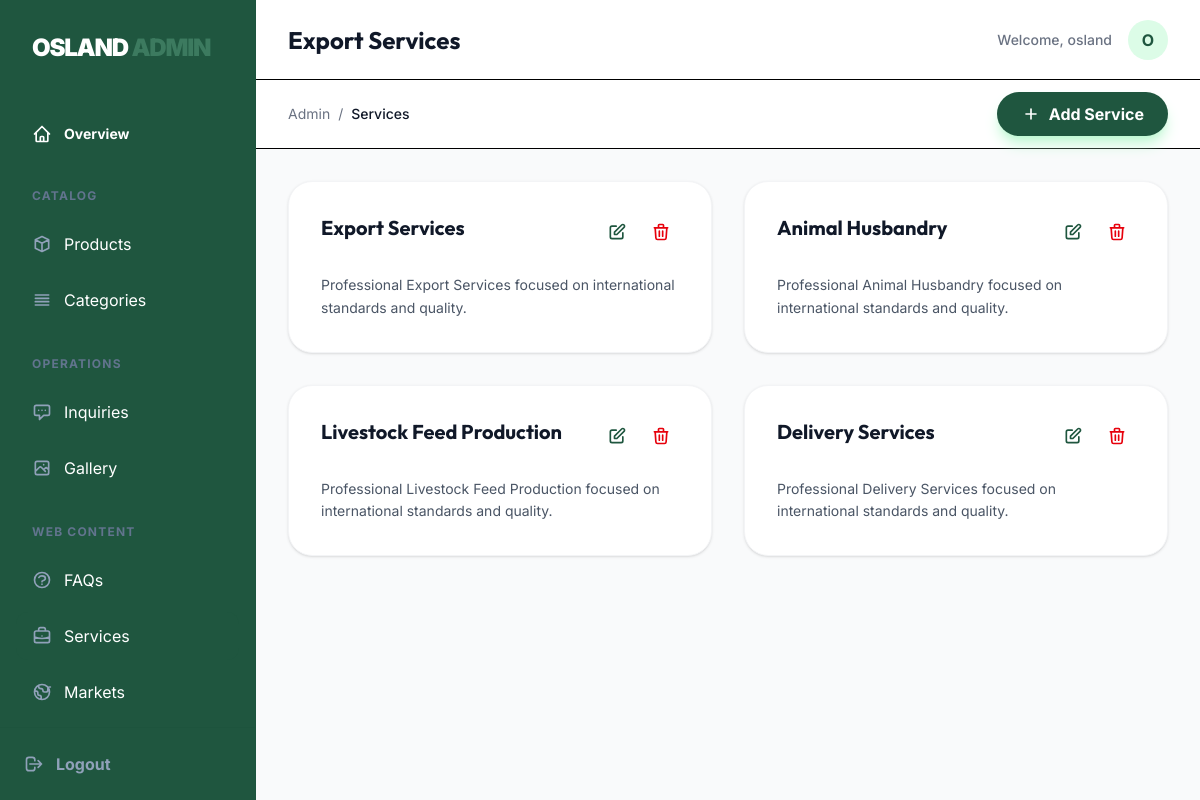
The page /dashboard/services/ (signed in) on the database its author committed.
### core/models.py (models this page shows, shortened)
class ExportService(models.Model):
    title = models.CharField(max_length=255)
    description = models.TextField()

### dashboard/views.py (the view)
# urls.py: path('services/', views.ExportServiceListView.as_view(), name='service_list'),
class ExportServiceListView(LoginRequiredMixin, ListView):
    model = ExportService
    template_name = 'dashboard/content/service_list.html'
    context_object_name = 'services'

### core/context_processors.py (called while the page is built)
def site_settings(request):
    try:
        settings = SiteSettings.objects.first()
    except SiteSettings.DoesNotExist:
        settings = None
    return {'site_settings': settings}

### dashboard/templates/dashboard/content/service_list.html
{% extends 'dashboard/base_dashboard.html' %}
{% block header_title %}Export Services{% endblock %}
{% block breadcrumb %}Services{% endblock %}
{% block actions %}
<a href="{% url 'dashboard:service_add' %}" class="bg-forest-green-600 text-white px-6 py-2.5 rounded-full font-bold hover:bg-forest-green-700 transition shadow-lg shadow-forest-green-200 flex items-center space-x-2">
    <svg class="w-5 h-5" fill="none" stroke="currentColor" viewBox="0 0 24 24"><path stroke-linecap="round" stroke-linejoin="round" stroke-width="2" d="M12 6v6m0 0v6m0-6h6m-6 0H6"></path></svg>
    <span>Add Service</span>
</a>
{% endblock %}
{% block content %}
<div class="grid grid-cols-1 md:grid-cols-2 gap-8">
    {% for service in services %}
    <div class="bg-white rounded-3xl border border-gray-100 shadow-sm p-8 hover:shadow-md transition-all">
        <div class="flex items-start justify-between gap-6 mb-6">
            <h3 class="text-xl font-bold text-gray-900">{{ service.title }}</h3>
            <div class="flex items-center space-x-2">
                <a href="{% url 'dashboard:service_edit' service.pk %}" class="p-2 text-forest-green-600 hover:bg-forest-green-50 rounded-lg transition">
                    <svg class="w-5 h-5" fill="none" stroke="currentColor" viewBox="0 0 24 24"><path stroke-linecap="round" stroke-linejoin="round" stroke-width="2" d="M11 5H6a2 2 0 00-2 2v11a2 2 0 002 2h11a2 2 0 002-2v-5m-1.414-9.414a2 2 0 112.828 2.828L11.828 15H9v-2.828l8.586-8.586z"></path></svg>
                </a>
                <a href="{% url 'dashboard:service_delete' service.pk %}" class="p-2 text-red-600 hover:bg-red-50 rounded-lg transition">
                    <svg class="w-5 h-5" fill="none" stroke="currentColor" viewBox="0 0 24 24"><path stroke-linecap="round" stroke-linejoin="round" stroke-width="2" d="M19 7l-.867 12.142A2 2 0 0116.138 21H7.862a2 2 0 01-1.995-1.858L5 7m5 4v6m4-6v6m1-10V4a1 1 0 00-1-1h-4a1 1 0 00-1 1v3M4 7h16"></path></svg>
                </a>
            </div>
        </div>
        <p class="text-gray-600 text-sm leading-relaxed line-clamp-3">{{ service.description }}</p>
    </div>
    {% empty %}
    <div class="col-span-full bg-white rounded-3xl border border-dashed border-gray-200 py-20 text-center">
        <p class="text-gray-400 font-medium">No services found.</p>
    </div>
    {% endfor %}
</div>
{% endblock %}

### dashboard/templates/dashboard/base_dashboard.html (shortened to what this page needs)
{% load static tailwind_tags %}
<!DOCTYPE html>
<html lang="en">
<head>
    {% tailwind_css %}
    <link rel="stylesheet" href="{% static 'css/main.css' %}">
</head>
<body class="bg-gray-50 flex h-screen overflow-hidden relative">
    <aside id="dashboardSidebar" class="fixed inset-y-0 left-0 w-64 bg-slate-900 text-white flex flex-col flex-shrink-0 border-r border-slate-800 z-50 transform -translate-x-full lg:translate-x-0 lg:static transition-transform duration-300 ease-in-out">
        <div class="p-8">
            <a href="{% url 'core:home' %}" class="text-2xl font-black tracking-tighter uppercase">
                OSLAND <span class="text-forest-green-500">ADMIN</span>
            </a>
        </div>
        <nav class="flex-grow px-4 space-y-2 py-4 overflow-y-auto">
            <a href="{% url 'dashboard:overview' %}" class="flex items-center space-x-3 px-4 py-3 rounded-xl hover:bg-slate-800 transition ">
                <svg class="w-5 h-5" fill="none" stroke="currentColor" viewBox="0 0 24 24"><path stroke-linecap="round" stroke-linejoin="round" stroke-width="2" d="M3 12l2-2m0 0l7-7 7 7M5 10v10a1 1 0 001 1h3m10-11l2 2m-2-2v10a1 1 0 01-1 1h-3m-6 0a1 1 0 001-1v-4a1 1 0 011-1h2a1 1 0 011 1v4a1 1 0 001 1m-6 0h6"></path></svg>
                <span class="text-sm font-bold">Overview</span>
            </a>
            <div class="text-xs font-bold text-slate-500 uppercase tracking-widest px-4 pt-6 pb-2">Catalog</div>
            <a href="{% url 'dashboard:product_list' %}" class="flex items-center space-x-3 px-4 py-3 rounded-xl hover:bg-slate-800 transition {% if 'products' in request.path %}bg-forest-green-600{% endif %}">
                <svg class="w-5 h-5 text-slate-400" fill="none" stroke="currentColor" viewBox="0 0 24 24"><path stroke-linecap="round" stroke-linejoin="round" stroke-width="2" d="M20 7l-8-4-8 4m16 0l-8 4m8-4v10l-8 4m0-10L4 7m8 4v10M4 7v10l8 4"></path></svg>
                <span>Products</span>
            </a>
            <a href="{% url 'dashboard:category_list' %}" class="flex items-center space-x-3 px-4 py-3 rounded-xl hover:bg-slate-800 transition {% if 'categories' in request.path %}bg-forest-green-600{% endif %}">
                <svg class="w-5 h-5 text-slate-400" fill="none" stroke="currentColor" viewBox="0 0 24 24"><path stroke-linecap="round" stroke-linejoin="round" stroke-width="2" d="M4 6h16M4 10h16M4 14h16M4 18h16"></path></svg>
                <span>Categories</span>
            </a>
            <div class="text-xs font-bold text-slate-500 uppercase tracking-widest px-4 pt-6 pb-2">Operations</div>
            <a href="{% url 'dashboard:inquiry_list' %}" class="flex items-center space-x-3 px-4 py-3 rounded-xl hover:bg-slate-800 transition {% if 'inquiries' in request.path %}bg-forest-green-600{% endif %}">
                <svg class="w-5 h-5 text-slate-400" fill="none" stroke="currentColor" viewBox="0 0 24 24"><path stroke-linecap="round" stroke-linejoin="round" stroke-width="2" d="M8 10h.01M12 10h.01M16 10h.01M9 16H5a2 2 0 01-2-2V6a2 2 0 012-2h14a2 2 0 012 2v8a2 2 0 01-2 2h-5l-5 5v-5z"></path></svg>
                <span>Inquiries</span>
            </a>
            <a href="{% url 'dashboard:gallery_list' %}" class="flex items-center space-x-3 px-4 py-3 rounded-xl hover:bg-slate-800 transition {% if 'gallery' in request.path %}bg-forest-green-600{% endif %}">
                <span>Gallery</span>
            </a>
            <div class="text-xs font-bold text-slate-500 uppercase tracking-widest px-4 pt-6 pb-2">Web Content</div>
            <a href="{% url 'dashboard:faq_list' %}" class="flex items-center space-x-3 px-4 py-3 rounded-xl hover:bg-slate-800 transition {% if 'faqs' in request.path %}bg-forest-green-600{% endif %}">
                <span>FAQs</span>
            </a>
            <a href="{% url 'dashboard:service_list' %}" class="flex items-center space-x-3 px-4 py-3 rounded-xl hover:bg-slate-800 transition {% if 'services' in request.path %}bg-forest-green-600{% endif %}">
                <span>Services</span>
            </a>
            <a href="{% url 'dashboard:market_list' %}" class="flex items-center space-x-3 px-4 py-3 rounded-xl hover:bg-slate-800 transition {% if 'markets' in request.path %}bg-forest-green-600{% endif %}">
                <span>Markets</span>
            </a>
            <div class="text-xs font-bold text-slate-500 uppercase tracking-widest px-4 pt-6 pb-2">Site Settings</div>
        </nav>
        <div class="p-6 border-t border-slate-800">
            <form action="{% url 'dashboard:logout' %}" method="post">
                <button type="submit" class="flex items-center space-x-3 text-slate-400 hover:text-white transition w-full">
                    <svg class="w-5 h-5" fill="none" stroke="currentColor" viewBox="0 0 24 24"><path stroke-linecap="round" stroke-linejoin="round" stroke-width="2" d="M17 16l4-4m0 0l-4-4m4 4H7m6 4v1a3 3 0 01-3 3H6a3 3 0 01-3-3V7a3 3 0 013-3h4a3 3 0 013 3v1"></path></svg>
                    <span class="font-bold">Logout</span>
                </button>
            </form>
        </div>
    </aside>
    <main class="flex-grow flex flex-col min-w-0">
        <header class="bg-white border-b h-20 flex items-center justify-between px-4 sm:px-8">
            <div class="flex items-center space-x-4">
                <h1 class="text-xl sm:text-2xl font-bold text-gray-900 truncate">{% block header_title %}Dashboard{% endblock %}</h1>
            </div>
            <div class="flex items-center space-x-4">
                <span class="hidden sm:inline text-sm font-medium text-gray-500">Welcome, {{ user.get_full_name|default:user.username }}</span>
                <div class="w-10 h-10 bg-forest-green-100 rounded-full flex items-center justify-center text-forest-green-600 font-bold">
                    {{ user.username|first|upper }}
                </div>
            </div>
        </header>
        <div class="bg-white border-b px-4 sm:px-8 py-3 flex items-center justify-between">
            <div class="flex items-center space-x-2 text-sm text-gray-500 truncate">
                <a href="{% url 'dashboard:overview' %}" class="hover:text-forest-green-600">Admin</a>
                <span>/</span>
                <span class="text-gray-900 font-medium truncate">{% block breadcrumb %}Overview{% endblock %}</span>
            </div>
            <div class="flex-shrink-0">
                {% block actions %}{% endblock %}
            </div>
        </div>
        <div class="flex-grow overflow-y-auto p-4 sm:p-8">
            {% block content %}{% endblock %}
        </div>
    </main>
</body>
</html>

### static/css/main.css (style rules this page uses)
:root { --primary-h: 154; --primary-s: 47%; --primary-l: 22%; --primary: hsl(var(--primary-h), var(--primary-s), var(--primary-l)); --primary-dark: hsl(var(--primary-h), var(--primary-s), 15%); --primary-soft: hsl(var(--primary-h), var(--primary-s), 95%); --accent-h: 155; --accent-s: 25%; --accent-l: 47%; --accent: hsl(var(--accent-h), var(--accent-s), var(--accent-l)); --slate-900: hsl(154, 47%, 12%); --slate-800: hsl(154, 30%, 18%); --slate-700: hsl(155, 20%, 40%); }
body { font-family: 'Inter', sans-serif; -webkit-font-smoothing: antialiased; }
h1, h2, h3, h4, h5, h6 { font-family: 'Outfit', sans-serif; }

### rows shown on the page
ExportService: title "Export Services", description "Professional Export Services focused on international standards and quality."
ExportService: title "Animal Husbandry", description "Professional Animal Husbandry focused on international standards and quality."
ExportService: title "Livestock Feed Production", description "Professional Livestock Feed Production focused on international standards and quality."
ExportService: title "Delivery Services", description "Professional Delivery Services focused on international standards and quality."

### other values the page prints
{{ user.get_full_name|default:user.username }} "osland"
{{ user.username|first|upper }} "O"
